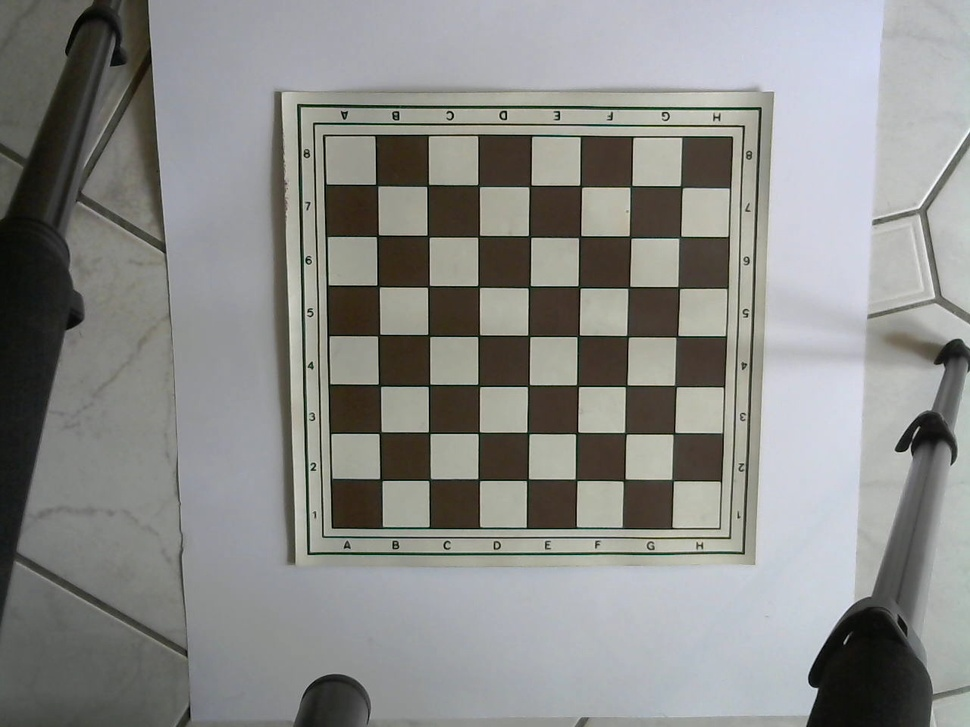
#> input picture testMedia/chessBoard001.jpg, 970 x 727 px, shrunk from 1280 x 960 before the run
$ python colorcluster.py   (older library calls are emulated)
#> lines starting #> are read from the running program, lines starting #| are printed output that depends on the picture
# see:
# https://www.bogotobogo.com/python/OpenCV_Python/python_opencv3_image_histogram_calcHist.php
# https://giusedroid.blogspot.com/2015/04/using-python-and-k-means-in-hsv-color.html

import cv2
from scipy.cluster.vq import vq, kmeans
from matplotlib import pyplot as plt
import numpy as np
import time as t
import sys


def do_cluster(hsv_image, K, channels):
    # gets height, width and the number of channels from the image shape
    h, w, c = hsv_image.shape
    # prepares data for clustering by reshaping the image matrix into a (h*w) x c matrix of pixels
    cluster_data = hsv_image.reshape((h * w, c))
    # grabs the initial time
    t0 = t.time()
    # performs clustering
    codebook, distortion = kmeans(np.array(cluster_data[:, 0:channels], dtype=np.float), K)
    # takes the final time
    t1 = t.time()
    print ("Clusterization took %0.1f s for %d channels" % (t1 - t0, channels))

    # calculates the total amount of pixels
    tot_pixels = h * w
    # generates clusters
    data, dist = vq(cluster_data[:, 0:channels], codebook)
    # calculates the number of elements for each cluster
    weights = [len(data[data == i]) for i in range(0, K)]

    # creates a 4 column matrix in which the first element is the weight and the other three
    # represent the h, s and v values for each cluster
    color_rank = np.column_stack((weights, codebook))
    # sorts by cluster weight
    color_rank = color_rank[np.argsort(color_rank[:, 0])]

    # creates a new blank image
    new_image = np.array([0, 0, 255], dtype=np.uint8) * np.ones((500, 500, 3), dtype=np.uint8)
    img_height = new_image.shape[0]
    img_width = new_image.shape[1]

    # for each cluster
    for i, c in enumerate(color_rank[::-1]):

        # gets the weight of the cluster
        weight = c[0]

        # calculates the height and width of the bins
        height = int(weight / float(tot_pixels) * img_height)
        width = int(img_width / len(color_rank))

        # calculates the position of the bin
        x_pos = i * width

        # defines a color so that if less than three channels have been used
        # for clustering, the color has average saturation and luminosity value
        color = np.array([0, 128, 200], dtype=np.uint8)

        # substitutes the known HSV components in the default color
        for j in range(len(c[1:])):
            color[j] = c[j + 1]

        # draws the bin to the image
        new_image[ img_height - height:img_height, x_pos:x_pos + width] = [color[0], color[1], color[2]]

    # returns the cluster representation
    return new_image


def main(argv):
    default_file = '../testMedia/chessBoard001.jpg'
    filename = argv[0] if len(argv) > 0 else default_file
    image = cv2.imread(filename)
#> image is the input picture: shape (727, 970, 3); mean B, G, R 136, 138.5, 137.9
    thumbNail = cv2.resize(image, (200, 200))
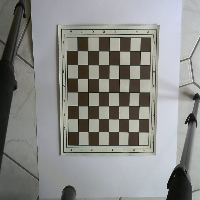
#> thumbNail: shape (200, 200, 3); mean B, G, R 135.9, 138.5, 137.8
    hsv = cv2.cvtColor(image, cv2.COLOR_BGR2HSV)
#> hsv: shape (727, 970, 3); mean H, S, V 63.2, 26.4, 142.4

    # creates a new figure size 12x10 inches
    plt.figure(figsize=(12, 10))
    # creates a 4-column subplot
    plt.subplot(141)
    # in the first cell draws the target image
    plt.imshow(thumbNail)

    # calculates clusters for
    # * h
    # * h and s
    # * h, s and v

    for i in range(1, 4):
        plt.subplot(141 + i)
        plt.title("Channels: %i" % i)
        new_image = do_cluster(hsv, 5, i)
        new_image = cv2.cvtColor(new_image, cv2.COLOR_HSV2RGB)
        plt.imshow(new_image)
#> this loop made 3 passes
#> (distortion in do_cluster, weights in do_cluster) on passes 2 to 3: (11.55, [256379, 83918, 19046, 252588, 93259]), (24.35, [140779, 107621, 95804, 145504, 215482])
#> (codebook in do_cluster, distortion in do_cluster, weights in do_cluster) on pass 1: ([14.5, 32.03, 74.87, 112.3, 48.34], 4.05, [106744, 214858, 51046, 254269, 78273])
#> pass 1, in main, `new_image = cv2.cvtColor(new_image, cv2.COLOR_HSV2RGB)`:
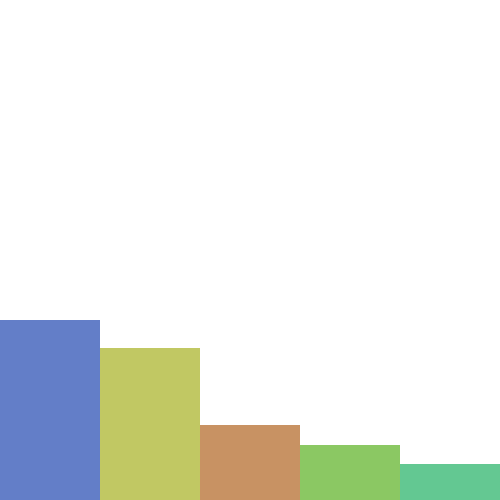
#> new_image: shape (500, 500, 3); mean R, G, B 233.6, 237.1, 231.9
#> pass 2, in main, `new_image = cv2.cvtColor(new_image, cv2.COLOR_HSV2RGB)`:
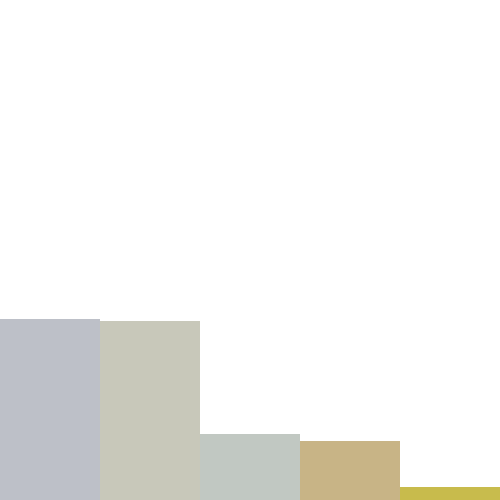
#> new_image: shape (500, 500, 3); mean R, G, B 243.1, 242.9, 240.7
    fig = plt.figure(1)
    fig.canvas.set_window_title('Color clusters for %s' % (filename))
    plt.show()
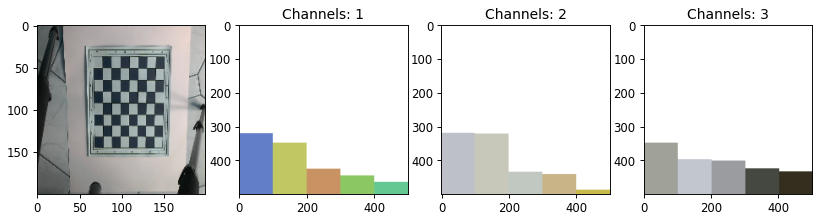
#> figure drawn by matplotlib, 4 panels; B, G, R data is drawn as R, G, B


if __name__ == "__main__":
    main(sys.argv[1:])
